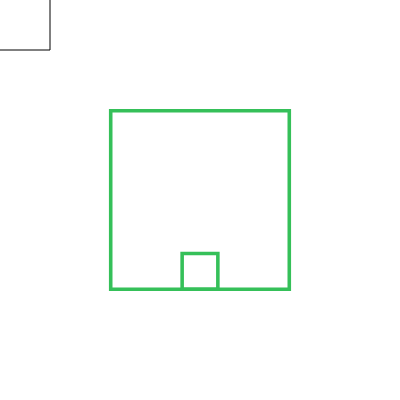
Frame 1 (no input)
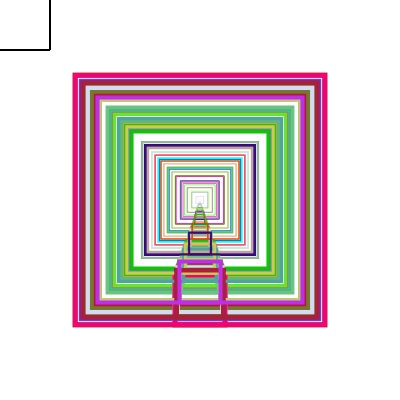
Frame 60 (no input)
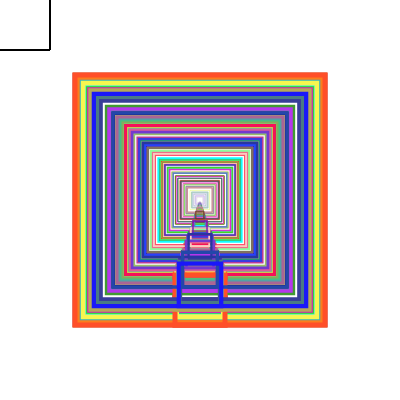
Frame 120 (the mouse pressed at the canvas centre since frame 60)

The p5.js sketch that drew these frames (run headless with seeded random() and noise() and a simulated clock; from frame 60 on, the mouse is pressed at the canvas centre):

// p5.js sketch
// ── sketch.js
var counter = 0;


function setup() {
    createCanvas(400, 400);
    noFill();
}


function draw() {

    //background(255);
    frameRate(60); //can adjust frame rate but slows down the entire canvas/interaction, it max out at 60
    rectMode(CENTER);

    push();
    translate(width / 2, height / 2);
    //rotate(counter++); //change to rotate(45);
	//2.0=200% 0.5=50%
    scale(random(5.0));
    stroke(random(256), random(256), random(256));
    rect(0, 0, 50, 50);


    rect(0, 20, 10,10);
    pop();


    rect(0, 0, 100, 100);




}
